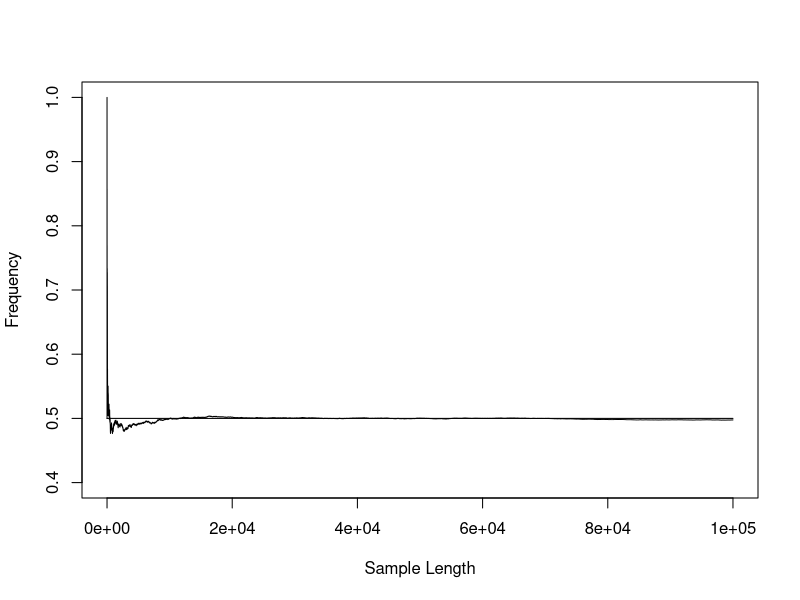
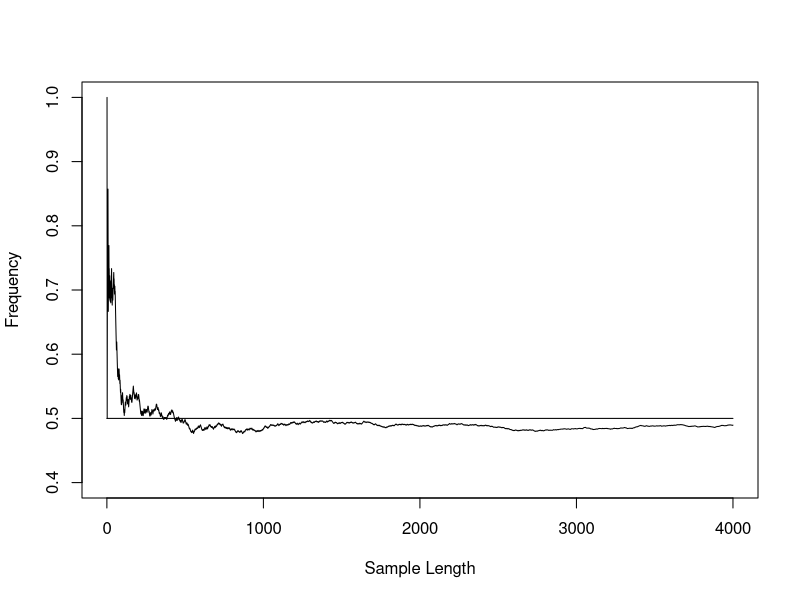
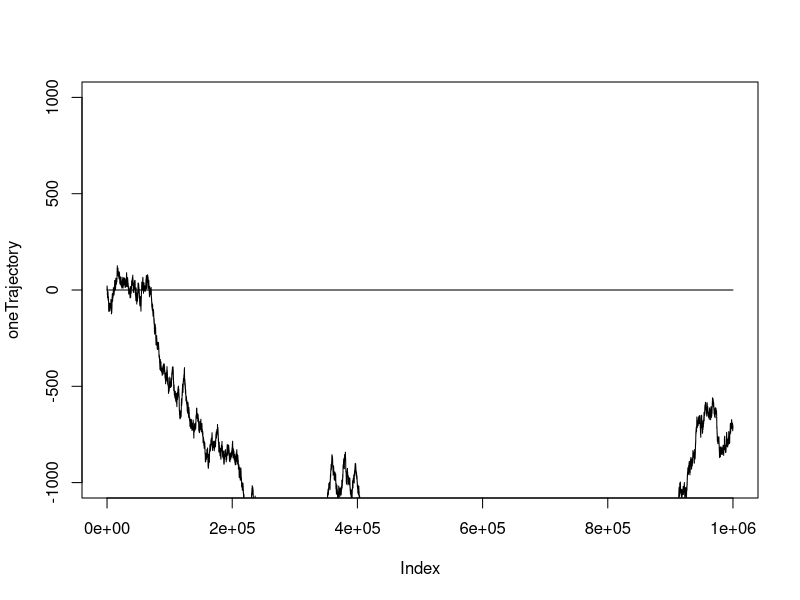

The R script that drew these images, in order: (Note: this script raises an error after producing the figures.)
## ---- chunk 1
nFlips<-100000
## ---- chunk 2
set.seed(12345)
Flips<-sample(0:1,nFlips,repl=T)
Trajectory<-cumsum(Flips) 
freq<-Trajectory/(1:nFlips)
plot(1:length(freq),freq, ylim=c(.4,1),type="l",ylab="Frequency",xlab="Sample Length")
lines(c(0,nFlips),c(.5,.5))
plot(1:4000,freq[1:4000], ylim=c(.4,1),type="l",ylab="Frequency",xlab="Sample Length") 
lines(c(0,4000),c(.5,.5))

#number of heads and tails- not perfectly even, though close
table(Flips)
## ---- chunk 3
nFlips<-1000000;
set.seed(12345)
Flips<-(sample(0:1,nFlips,repl=T)-.5)*2
## ---- chunk 4
oneTrajectory<-cumsum(Flips)
plot(oneTrajectory, ylim=c(-1000,1000),type="l")
lines(c(0,nFlips),c(0,0))

table(Flips)
## ---- chunk 5
library(dplyr)
library(ggplot2)
library(knitr)

#prefered plot aesethic
theme_set(
  theme_bw()
)

flip_n <- 9000000

set.seed(1017)
game_simulation <- data.frame(
  flip.simulation = rep(c("one", "two", "three", "four", "five", "six",
                          "seven", "eight", "nine")),
  game.number = 1:9000000,
  outcome = rbinom(n = flip_n, size = 1, prob = .5)
)

game_simulation <- game_simulation %>%
  group_by(flip.simulation) %>%
  mutate(pay.out = case_when(
    outcome == 1 ~ 1,
    outcome == 0 ~ -1),
    trajectory = cumsum(pay.out)) %>%
  ungroup() %>%
  mutate(flip.simulation = factor(flip.simulation, 
                             levels = c("one", "two", "three", 
                                        "four", "five", "six",
                                        "seven", "eight", "nine")))

## ---- chunk 6
kable(
game_simulation %>%
  filter(game.number >= 8999992) %>%
  group_by(flip.simulation) %>%
  summarise(final.trajectory = trajectory,
            proximity.to.zero = ifelse(trajectory > 0, "Over Zero", "Under Zero")) %>%
  arrange(desc(final.trajectory))
)
## ---- chunk 7
kable(
  game_simulation %>%
  filter(trajectory > 0) %>%
  group_by(flip.simulation) %>%
  count() %>%
  summarise(trajectory.over.zero.percent = n / 1000000 * 100,
            under.zero.percent = 100 - trajectory.over.zero.percent) %>%
  arrange(desc(trajectory.over.zero.percent))
)
## ---- chunk 8
game_simulation %>%
  ggplot(aes(game.number, trajectory, colour = flip.simulation)) +
  geom_line() +
  facet_wrap(facets = "flip.simulation") +
  geom_hline(yintercept = 0, colour = "red") +
  theme(legend.position = "none") +
  labs(title = "Nine simulations of 1 million coin flips alongside expected pay out (1 head = 1$ & 1 tail = -1$)",
       subtitle = "All runs have differing trajectories and none end up at exactly zero (seven over, two below) -- All are within $2,000 of zero though")
## ---- chunk 9
Trajectory2000 <- t(apply(matrix(Flips, ncol = 500), 1, cumsum))

random_walks <- data.frame(
  flip.simulation = 1:2000,
  trajectory = Trajectory2000[,500]
)
## ---- chunk 10
random_walks %>%
  filter(trajectory > -5 & trajectory < 5) %>%
  count() %>%
  summarise(less.than.five = n / 2000 * 100)
## ---- chunk 11
random_walks %>%
  ggplot(aes(trajectory)) +
  geom_histogram(fill = "lightgray") +
  geom_vline(xintercept = -5, linetype = "dashed", 
             colour = "royalblue2", size = 1.5) +
  geom_vline(xintercept = 5, linetype = "dashed", 
             colour = "royalblue2", size = 1.5) +
  scale_x_continuous(breaks = seq(-100, 100, 10)) +
labs(title = "Portion of random walks between 5 and -5 is 18% (2000 simulations with 500 flips each)")
## ---- chunk 12
random_walks %>%
  filter(trajectory > 25 | trajectory < -25) %>%
  count() %>%
  summarise(less.than.five = n / 2000 * 100)
## ---- chunk 13
random_walks %>%
  ggplot(aes(trajectory)) +
  geom_histogram(fill = "lightgray") +
  geom_vline(xintercept = -25, linetype = "dashed", 
             colour = "royalblue2", size = 1.5) +
  geom_vline(xintercept = 25, linetype = "dashed", 
             colour = "royalblue2", size = 1.5) +
  scale_x_continuous(breaks = seq(-100, 100, 25)) +
labs(title = "Portion of random walks greater than 25 or -25 is 25% (2000 simulations with 500 flips each)")
## ---- chunk 14
random_walks <- random_walks %>%
  mutate(trajectory = apply(Trajectory2000, 1, function(z) sum(z>0)),
         proportion = trajectory / 500 * 100)
## ---- chunk 15
kable(
  random_walks %>%
  summarise(random.walk.min = min(proportion),
            random.walk.max = max(proportion),
            random.walk.mean = mean(proportion),
            random.walk.median = median(proportion))
)
## ---- chunk 16
kable(
  random_walks %>%
  count(proportion, sort = T) %>%
  filter(n > 12)
)
## ---- chunk 17
random_walks %>%
  ggplot(aes(proportion)) +
  geom_histogram(fill = "lightgray") +
  scale_x_continuous(breaks = seq(0, 100, 25)) +
  geom_vline(xintercept = 49, linetype = "dashed", 
             colour = "royalblue2", size = 1.5) +
  labs(title = "Portion of random walks finishing over 50% (2000 simulations with 500 flips each)",
       subtitle = "Blue line is mean (49% above zero)")
## ---- chunk 18
random_walks %>%
  mutate(proportion = proportion - 50,
         trajectory.finish = ifelse(proportion > 0, "above.zero", "below.zero"),
         flip.simulation = as.numeric(reorder(flip.simulation, proportion))) %>%
  ggplot(aes(flip.simulation, proportion, 
             fill = trajectory.finish, colour = trajectory.finish)) +
  geom_col() +
  geom_hline(yintercept = -1, linetype = "dashed", 
             colour = "royalblue2", size = 1.5) +
  labs(title = "Portion of random walks finishing above 50% (2000 simulations with 500 flips each)",
       subtitle = "Scaled so zero is 50% and increments above are plus and minus; Blue line is mean (-1, or 49% above zero)")
## ---- chunk 19
library(reshape2)

trajectory2000 <- data.frame(t(Trajectory2000))

trajectory2000 <- melt(trajectory2000, variable.name = "flip.simulation") %>%
  mutate(flip.number = rep(1:500, time = 2000))

trajectory2000 %>%
  ggplot(aes(flip.number, value, colour = flip.simulation)) +
  geom_line(size = 1, alpha = .3) +
  theme(legend.position = "none") +
  geom_hline(yintercept = 0, colour = "red", size = 1.2) +
  theme(panel.grid.major = element_blank(),panel.grid.minor = element_blank()) +
  labs(title = "2000 simulations each with 500 flips alongside expected pay out for run (1 head = 1$ & 1 tail = -1$)",
       subtitle = "Runs have differing trajectories but mean is about 0; This demonstrates the Law of Large Numbers (as n increases, sample moves towards E[X])",
       y = "trajectory")
